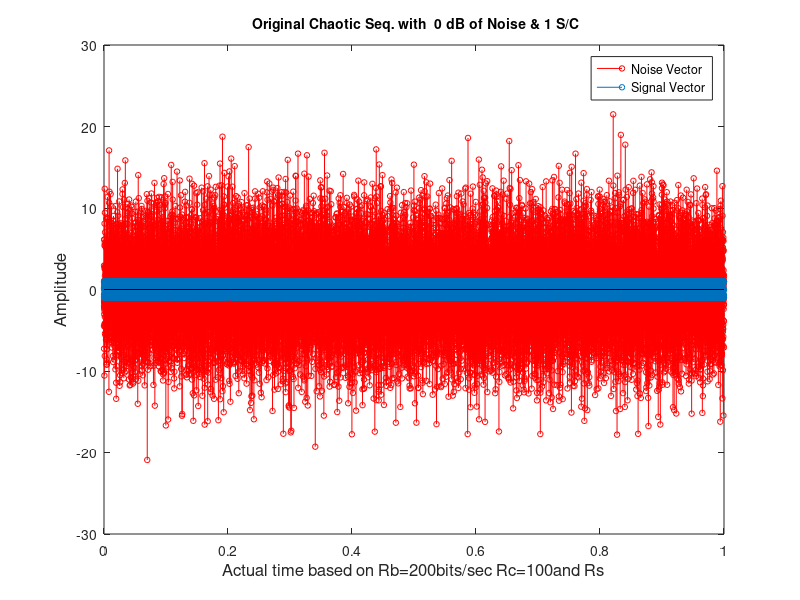

Write MATLAB code to recreate this figure. (Note: a time limit stopped this script after it produced the figure.)
%=========Noise and Chaos Energy calculations by Ramin Vali Date: 4/10/07


%% Cell 1 energy of chotic signals when and when not interpolated or ZOH
%%sampled
clc
clear

%To calculate the energy of a signal we can square the signal and multiply
%it by the time for the signal (\delta t) we need to calculate this \delta
%t hence we need to make some assumptions about the Rates at which we are
%working. There are three rates that we need to know about:
%   Rb = bit rate  and in bits/sec
%   Rc = the spreading factor and in chips/bit
%   Rs = sample number and in samples/chip
%   Hence the total rate is : Rt = Rb*Rc*Rs = Samples/sec

%the time between the samples is \delta t = 1/Rt.

%%%=========initialize variables:


Fin_time = 1; %finish time in secodns.

%we assume the following:
 
 Rb = 200; %That the bit rate is 200 bits per second
 Rc = 100; %That the spreading factor is 100 chips per bit
 Rs = 1;   %That there are 1 samples per chip
 
 %Hence we build our time vector which starts from zero and accomodates all
 %the values we generate:
 
 Rt = Rb*Rc*Rs;  %total rate
 
 time = 0:(1/Rt):Fin_time;
 time = time(1:length(time)-1);
 L = length(time);     %The length of the original chaotic vector length ( beofre interpolation)
sequence_length = L;
%first we generate Chaos vector
x = zeros(1,L);                  % make the original x vector
 initial_condition = 0.1133;
 x(1) = initial_condition;
 for ii = 2:length(x),
    x(ii) = 1- 2*x(ii-1).^2;
 end;

% stem(time,x) %debugging purposes only
 
 
 
 
 %second we calculate the energy of this initial vector, which is the
 %summation of the squared values times their duration. *this comes from
 %the Gilley J Transrypt international Inc.
 
 E_tot_orig = sum(abs(x).^2)/Rt;
 
 %%======================interpolation==================================
 
 Rs = 10;
 Rt = Rb*Rc*Rs;  %total rate
 
 time = 0:(1/Rt):Fin_time;
 time = time(1:length(time)-1);
 
 x_interpolated = interp(x,Rs);  %% generate interpolated signal
 
         
 E_tot_interp = sum(abs(x_interpolated).^2)/Rt;
 
 %figure; stem(time, x_interpolated)
 
 %=========================For ZOH signal======================
 
 %%%_____________________The ZOH signal___________________________
        
   Rs = 10;
   Rt = Rb*Rc*Rs;  %total rate
 time = 0:(1/Rt):Fin_time;
 time = time(1:length(time)-1);
 
 
        initial_condition = 0.1133;
         %% for the zero order hold sampling (square sampling method)
        x_zoh = zeros(Rs,sequence_length-1); % to get and exact sequence length
                                              % we want, matlab arrays start at 1
        x_zoh(:,1)=initial_condition;   %initial condition
        
        for (ii = 1:sequence_length-1),
            x_zoh(:,ii+1) = 1- 2.* (x_zoh(:,ii).^2); %makes a matrix of dimentions(sample,sequencelength)  the coloums contain the same numbers
        end;                                 
         
        y_zoh  = [x_zoh(:,1).'];        % get the first colum and make it into the first row
           
        
        for (jj  = 2:sequence_length),      
           y_zoh = [y_zoh,x_zoh(:,jj).'];      %keep appending to this row to make the transmission vector.      
        end;
        x_zoh = y_zoh;
        
        E_tot_ZOH = sum(abs(x_zoh).^2)/Rt;
    %stem(time,x_zoh)  %%debugging only
        status = 'finished cell 1'
 
%% Cell 2 Noise Energy when interpolated
clc

%we use the gaussian noise generator from matlab and we generate the noise power for Rs = 1, then we interpolate it! we can look at the variance  
%------------------------------ NOISE CALCULATIONS -----------------------
%%%=========initialize variables:
SNR_dB = 0;



%we assume the following:
 
 Rb = 200; %That the bit rate is 200 bits per second
 Rc = 100; %That the spreading factor is 100 chips per bit
 Rs = 1;   %That there are 1 samples per chip
 
  Rt = Rb*Rc*Rs;  %total rate
 
 time = 0:(1/Rt):Fin_time;
 time = time(1:length(time)-1);
 
 
    fs = Rt;          % sampling frequency (cancels)
    sf = Rc;           % Spreading factor

    % Calculate the noise - do the long way
    Pavg = sum(x.^2)/(length(x));   % Variance of the logistic map = 0.5
    % Eb is the total energy of the signal divided by the number of chips:
    Etot = sum(x.^2)/fs;
    Eb = Etot/((length(x)./(Rc)));
   
    SNR_lin = 10.^(SNR_dB/10);
    No = Eb/SNR_lin;  %noise PSD, watts per hertz
    sigma_squared = No*fs/2

noise_vector = (randn(1,length(x)).*sqrt(sigma_squared));

E_noise = sum(noise_vector.^2)/fs;

%  original signal
figure;stem(time,noise_vector ,'r','MarkerSize',4,'DisplayName','Noise Vector');
hold on;
stem (time,x,'MarkerSize',4,'DisplayName','Signal Vector');
title([' Original Chaotic Seq. with  ' ,int2str(SNR_dB),' dB of Noise & 1 S/C'],'fontsize',10);
xlabel({['Actual time based on Rb=',int2str(Rb),'bits/sec Rc=', int2str(Rc), 'and Rs']},'fontsize',12)
ylabel('Amplitude','fontsize',12);
legend('show');
%The noise is  now interpolated
%upsample the time vector fot graphing purposes
Rs = 100;   %That there are 1 samples per chip
 
  Rt = Rb*Rc*Rs;  %total rate
 
 time = 0:(1/Rt):Fin_time;
 time = time(1:length(time)-1);
 

noise_vector_interp = interp(noise_vector,Rs);
E_noise_interp = sum(noise_vector_interp.^2)/Rt;

figure;stem(time,noise_vector_interp ,'r','MarkerSize',4,'DisplayName','Noise Vector');
hold on;
stem (time,x_interpolated,'MarkerSize',4,'DisplayName','Signal Vector');
title([' interpolated Chaotic Seq. with  ' ,int2str(SNR_dB),' dB of Noise & ',int2str(Rs),' Sa/C'],'fontsize',10);
xlabel({['Actual time based on Rb=',int2str(Rb),'bits/sec Rc=', int2str(Rc), 'and Rs']},'fontsize',12)
ylabel('Amplitude','fontsize',12);
legend('show');




 
